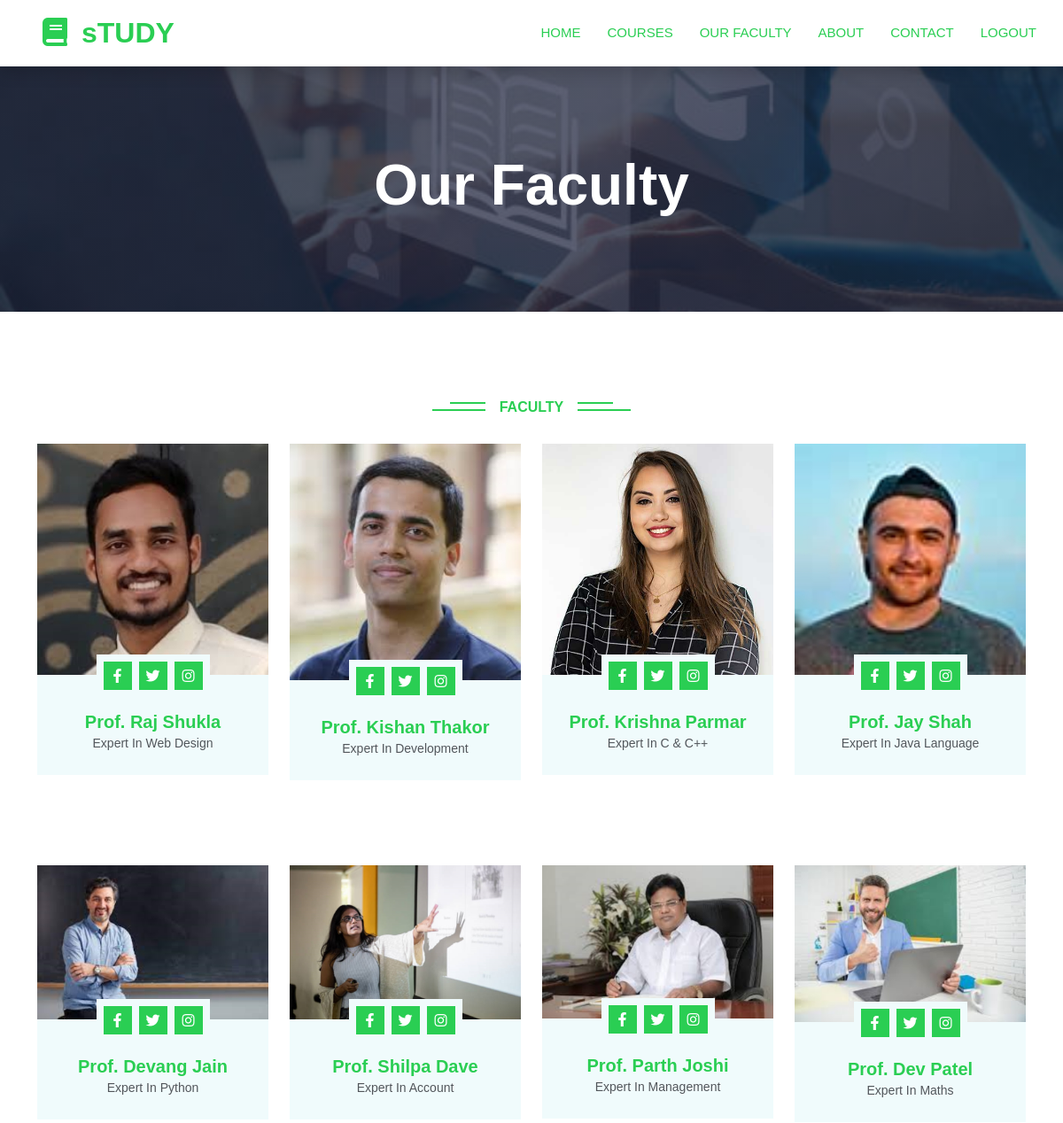
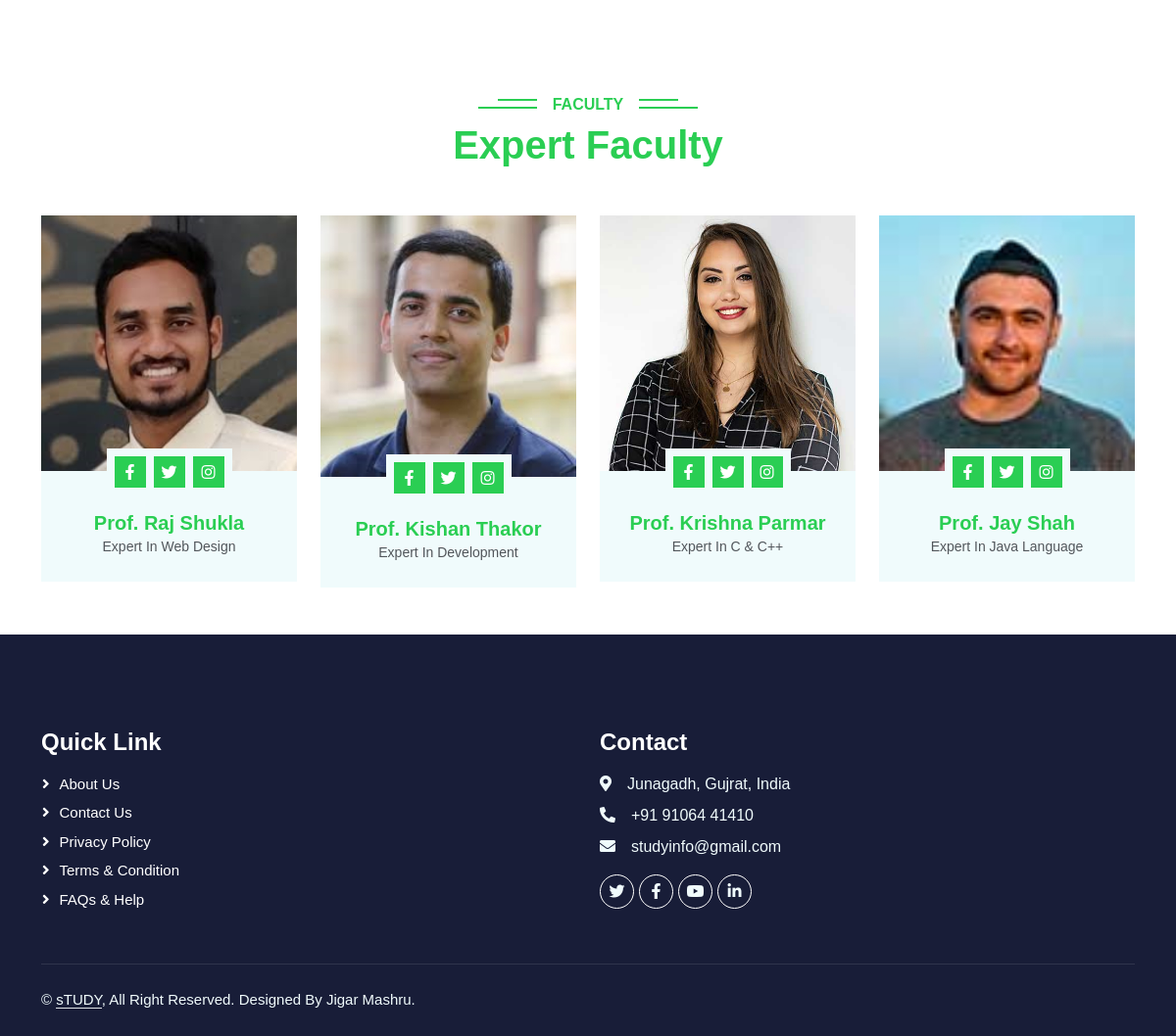
Page /user/faculty.php (signed in) on the committed database (2 pictures, top to bottom).
### tables this page shows
CREATE TABLE `faculty` (
  `id` int(10) NOT NULL,
  `name` varchar(20) NOT NULL,
  `subject` varchar(20) NOT NULL,
  `email` varchar(50) NOT NULL
);

### user/faculty.php (the view, shortened to what the rows shown need)
<!DOCTYPE html>
<html lang="en">
<body>
    <?php include "header.php" ?>
    <div class="container-fluid bg-primary py-5 mb-5 page-header">
        <div class="container py-5">
            <div class="row justify-content-center">
                <div class="col-lg-10 text-center">
                    <h1 class="display-3 text-white animated slideInDown">Our Faculty</h1>
                </div>
            </div>
        </div>
    </div>
    <?php
        $cn = mysqli_connect("localhost", "root", "", "userinfo");
    ?>
    <div class="container-xxl py-5">
        <div class="container">
            <br>
            <div class="row g-4">
                <div class="col-lg-3 col-md-6 wow fadeInUp">
                    <div class="team-item bg-light">
                        <div class="text-center p-4">
                            <?php
                                $fn = mysqli_fetch_array(mysqli_query($cn, "SELECT * FROM `faculty` where id='1'"));
                            ?>
                            <h5 class="mb-0">Prof. <?php echo "$fn[name]";?></h5>
                            <small>Expert In <?php echo "$fn[subject]";?></small>
                        </div>
                    </div>
                </div>
                <div class="col-lg-3 col-md-6 wow fadeInUp">
                    <div class="team-item bg-light">
                        <div class="text-center p-4">
                            <?php
                                $fn = mysqli_fetch_array(mysqli_query($cn, "SELECT * FROM `faculty` where id='2'"));
                            ?>
                            <h5 class="mb-0">Prof. <?php echo "$fn[name]";?></h5>
                            <small>Expert In <?php echo "$fn[subject]";?></small>
                        </div>
                    </div>
                </div>
                <div class="col-lg-3 col-md-6 wow fadeInUp">
                    <div class="team-item bg-light">
                        <div class="text-center p-4">
                            <?php
                                $fn = mysqli_fetch_array(mysqli_query($cn, "SELECT * FROM `faculty` where id='3'"));
                            ?>
                            <h5 class="mb-0">Prof. <?php echo "$fn[name]";?></h5>
                            <small>Expert In <?php echo "$fn[subject]";?></small>
                        </div>
                    </div>
                </div>
                <div class="col-lg-3 col-md-6 wow fadeInUp">
                    <div class="team-item bg-light">
                        <div class="text-center p-4">
                            <?php
                                $fn = mysqli_fetch_array(mysqli_query($cn, "SELECT * FROM `faculty` where id='4'"));
                            ?>
                            <h5 class="mb-0">Prof. <?php echo "$fn[name]";?></h5>
                            <small>Expert In <?php echo "$fn[subject]";?></small>
                        </div>
                    </div>
                </div>
            </div>
        </div>
    </div>
    <div class="container-xxl py-5">
        <div class="container">
            <div class="row g-4">
                <div class="col-lg-3 col-md-6 wow fadeInUp">
                    <div class="team-item bg-light">
                        <div class="text-center p-4">
                            <?php
                                $fn = mysqli_fetch_array(mysqli_query($cn, "SELECT * FROM `faculty` where id='5'"));
                            ?>
                            <h5 class="mb-0">Prof. <?php echo "$fn[name]";?></h5>
                            <small>Expert In <?php echo "$fn[subject]";?></small>
                        </div>
                    </div>
                </div>
                <div class="col-lg-3 col-md-6 wow fadeInUp">
                    <div class="team-item bg-light">
                        <div class="text-center p-4">
                            <?php
                                $fn = mysqli_fetch_array(mysqli_query($cn, "SELECT * FROM `faculty` where id='6'"));
                            ?>
                            <h5 class="mb-0">Prof. <?php echo "$fn[name]";?></h5>
                            <small>Expert In <?php echo "$fn[subject]";?></small>
                        </div>
                    </div>
                </div>
                <div class="col-lg-3 col-md-6 wow fadeInUp">
                    <div class="team-item bg-light">
                        <div class="text-center p-4">
                            <?php
                                $fn = mysqli_fetch_array(mysqli_query($cn, "SELECT * FROM `faculty` where id='7'"));
                            ?>
                            <h5 class="mb-0">Prof. <?php echo "$fn[name]";?></h5>
                            <small>Expert In <?php echo "$fn[subject]";?></small>
                        </div>
                    </div>
                </div>
                <div class="col-lg-3 col-md-6 wow fadeInUp">
                    <div class="team-item bg-light">
                        <div class="text-center p-4">
                            <?php
                                $fn = mysqli_fetch_array(mysqli_query($cn, "SELECT * FROM `faculty` where id='8'"));
                            ?>
                            <h5 class="mb-0">Prof. <?php echo "$fn[name]";?></h5>
                            <small>Expert In <?php echo "$fn[subject]";?></small>
                        </div>
                    </div>
                </div>
            </div>
        </div>
    </div>
    <div class="container-xxl py-5">
        <div class="container">
            <div class="text-center wow fadeInUp">
                <h1 class="mb-5">Expert Faculty</h1>
            </div>
            <div class="row g-4">
                <div class="col-lg-3 col-md-6 wow fadeInUp">
                    <div class="team-item bg-light">
                        <div class="text-center p-4">
                            <?php
                                $fn = mysqli_fetch_array(mysqli_query($cn, "SELECT * FROM `faculty` where id='1'"));
                            ?>
                            <h5 class="mb-0">Prof. <?php echo "$fn[name]";?></h5>
                            <small>Expert In <?php echo "$fn[subject]";?></small>
                        </div>
                    </div>
                </div>
                <div class="col-lg-3 col-md-6 wow fadeInUp">
                    <div class="team-item bg-light">
                        <div class="text-center p-4">
                            <?php
                                $fn = mysqli_fetch_array(mysqli_query($cn, "SELECT * FROM `faculty` where id='2'"));
                            ?>
                            <h5 class="mb-0">Prof. <?php echo "$fn[name]";?></h5>
                            <small>Expert In <?php echo "$fn[subject]";?></small>
                        </div>
                    </div>
                </div>
                <div class="col-lg-3 col-md-6 wow fadeInUp">
                    <div class="team-item bg-light">
                        <div class="text-center p-4">
                            <?php
                                $fn = mysqli_fetch_array(mysqli_query($cn, "SELECT * FROM `faculty` where id='3'"));
                            ?>
                            <h5 class="mb-0">Prof. <?php echo "$fn[name]";?></h5>
                            <small>Expert In <?php echo "$fn[subject]";?></small>
                        </div>
                    </div>
                </div>
                <div class="col-lg-3 col-md-6 wow fadeInUp">
                    <div class="team-item bg-light">
                        <div class="text-center p-4">
                            <?php
                                $fn = mysqli_fetch_array(mysqli_query($cn, "SELECT * FROM `faculty` where id='4'"));
                            ?>
                            <h5 class="mb-0">Prof. <?php echo "$fn[name]";?></h5>
                            <small>Expert In <?php echo "$fn[subject]";?></small>
                        </div>
                    </div>
                </div>
            </div>
        </div>
    </div>
</body>
</html>

### rows in the picture
faculty: name "Raj Shukla", subject "Web Design"
faculty: name "Kishan Thakor", subject "Development"
faculty: name "Krishna Parmar", subject "C & C++"
faculty: name "Jay Shah", subject "Java Language"
faculty: name "Devang Jain", subject "Python"
faculty: name "Shilpa Dave", subject "Account"
faculty: name "Parth Joshi", subject "Management"
faculty: name "Dev Patel", subject "Maths"
